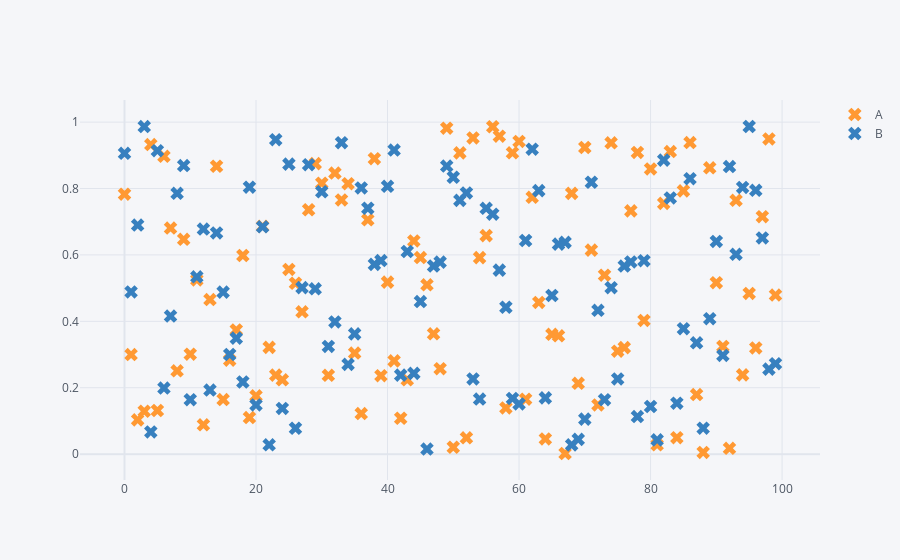

The cell this chart's notebook holds for it:
### Code cell
a=int(input("plot all value please enter the 1  and plot b/w olumns enter 2"))
if a==1:
    cat2(df1)
    
elif a==2:
    cat3(df1)
else:
    print("enter the vailed value, try again")
